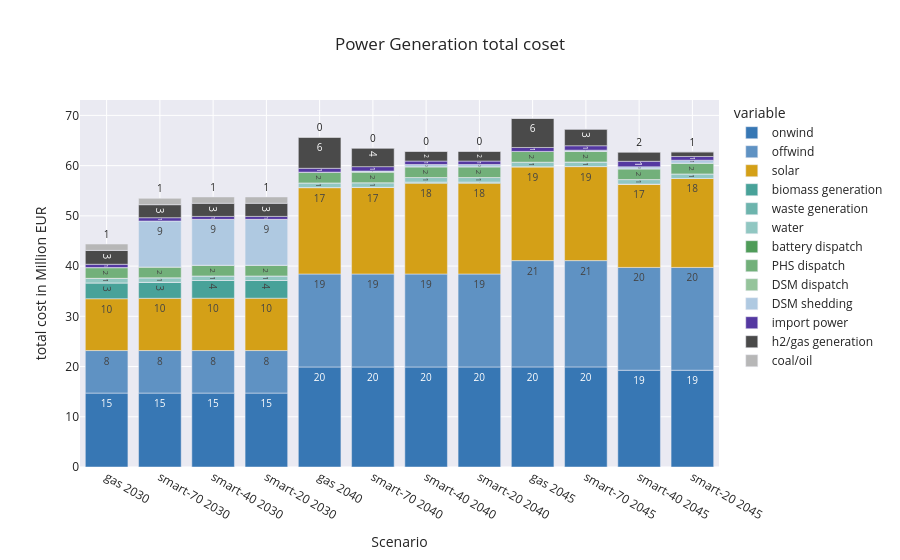

Source (notebook cell):
### Code cell
capital_df = pd.DataFrame()
for nkey, pea in peas.items():
  capital_s = pd.Series(0.00, index=pg_keys)
  for key in pg_keys:
    c_key = key

    p_unit = 'p'
    if key in p1_keys:
      p_unit = 'p1'
    if key in p0_keys:
      p_unit = 'p0'

    if key == 'c_pg_import':
      capital_s[key]  =  pea.get(ppv[c_key], type='import').total_cost(p_unit) / 1e9
    elif key == 'c_pg_inner_import':
      capital_s[key]  =  pea.get(ppv[c_key], type='inner').total_cost(p_unit) / 1e9
    else:
      capital_s[key]  = pea.get(ppv[c_key]).total_cost(p_unit) / 1e9
  capital_s = capital_s.rename(index= pp.map_name)
  
  capital_df[nkey] = capital_s


capital_df = capital_df.T
color_map = [pp.map_color[i] for i in pg_keys]


fig = px.bar(capital_df, color_discrete_map = pp.map_name_color, 
       title = "Power Generation total coset")
fig.update_traces(
    texttemplate='%{y:.0f}', 
    textposition='auto',
    # textfont=dict(size=10) 
    textfont_size=10
)
fig.update_xaxes(title_text='Scenario')
fig.update_yaxes(title_text='total cost in Million EUR')

### Figure 1 — Plotly figure (JSON) as saved in the notebook; plotly's stock layout.template omitted (floating-point values rounded to 4 significant figures)
{"data": [{"alignmentgroup": "True", "hovertemplate": "variable=onwind<br>index=%{x}<br>value=%{y}<extra></extra>", "legendgroup": "onwind", "marker": {"color": "#3777B4", "pattern": {"shape": ""}}, "name": "onwind", "offsetgroup": "onwind", "orientation": "v", "showlegend": true, "textfont": {"size": 10}, "textposition": "auto", "texttemplate": "%{y:.0f}", "type": "bar", "x": ["gas 2030", "smart-70 2030", "smart-40 2030", "smart-20 2030", "gas 2040", "smart-70 2040", "smart-40 2040", "smart-20 2040", "gas 2045", "smart-70 2045", "smart-40 2045", "smart-20 2045"], "xaxis": "x", "y": [14.72, 14.72, 14.72, 14.72, 19.91, 19.91, 19.91, 19.91, 19.93, 19.93, 19.26, 19.26], "yaxis": "y"}, {"alignmentgroup": "True", "hovertemplate": "variable=offwind<br>index=%{x}<br>value=%{y}<extra></extra>", "legendgroup": "offwind", "marker": {"color": "#5F92C3", "pattern": {"shape": ""}}, "name": "offwind", "offsetgroup": "offwind", "orientation": "v", "showlegend": true, "textfont": {"size": 10}, "textposition": "auto", "texttemplate": "%{y:.0f}", "type": "bar", "x": ["gas 2030", "smart-70 2030", "smart-40 2030", "smart-20 2030", "gas 2040", "smart-70 2040", "smart-40 2040", "smart-20 2040", "gas 2045", "smart-70 2045", "smart-40 2045", "smart-20 2045"], "xaxis": "x", "y": [8.467, 8.467, 8.467, 8.467, 18.51, 18.51, 18.51, 18.51, 21.16, 21.16, 20.47, 20.47], "yaxis": "y"}, {"alignmentgroup": "True", "hovertemplate": "variable=solar<br>index=%{x}<br>value=%{y}<extra></extra>", "legendgroup": "solar", "marker": {"color": "#d4a017", "pattern": {"shape": ""}}, "name": "solar", "offsetgroup": "solar", "orientation": "v", "showlegend": true, "textfont": {"size": 10}, "textposition": "auto", "texttemplate": "%{y:.0f}", "type": "bar", "x": ["gas 2030", "smart-70 2030", "smart-40 2030", "smart-20 2030", "gas 2040", "smart-70 2040", "smart-40 2040", "smart-20 2040", "gas 2045", "smart-70 2045", "smart-40 2045", "smart-20 2045"], "xaxis": "x", "y": [10.32, 10.4, 10.43, 10.43, 17.18, 17.21, 18.07, 18.07, 18.69, 18.73, 16.59, 17.71], "yaxis": "y"}, {"alignmentgroup": "True", "hovertemplate": "variable=biomass generation<br>index=%{x}<br>value=%{y}<extra></extra>", "legendgroup": "biomass generation", "marker": {"color": "#48A299", "pattern": {"shape": ""}}, "name": "biomass generation", "offsetgroup": "biomass generation", "orientation": "v", "showlegend": true, "textfont": {"size": 10}, "textposition": "auto", "texttemplate": "%{y:.0f}", "type": "bar", "x": ["gas 2030", "smart-70 2030", "smart-40 2030", "smart-20 2030", "gas 2040", "smart-70 2040", "smart-40 2040", "smart-20 2040", "gas 2045", "smart-70 2045", "smart-40 2045", "smart-20 2045"], "xaxis": "x", "y": [3.152, 3.175, 3.52, 3.52, 0.0466, 0.04551, 0.225, 0.225, 0, 0, 0, 0], "yaxis": "y"}, {"alignmentgroup": "True", "hovertemplate": "variable=waste generation<br>index=%{x}<br>value=%{y}<extra></extra>", "legendgroup": "waste generation", "marker": {"color": "#6DB4AD", "pattern": {"shape": ""}}, "name": "waste generation", "offsetgroup": "waste generation", "orientation": "v", "showlegend": true, "textfont": {"size": 10}, "textposition": "auto", "texttemplate": "%{y:.0f}", "type": "bar", "x": ["gas 2030", "smart-70 2030", "smart-40 2030", "smart-20 2030", "gas 2040", "smart-70 2040", "smart-40 2040", "smart-20 2040", "gas 2045", "smart-70 2045", "smart-40 2045", "smart-20 2045"], "xaxis": "x", "y": [0, 0, 0, 0, 0, 0, 0, 0, 0, 0, 0, 0], "yaxis": "y"}, {"alignmentgroup": "True", "hovertemplate": "variable=water<br>index=%{x}<br>value=%{y}<extra></extra>", "legendgroup": "water", "marker": {"color": "#91C7C2", "pattern": {"shape": ""}}, "name": "water", "offsetgroup": "water", "orientation": "v", "showlegend": true, "textfont": {"size": 10}, "textposition": "auto", "texttemplate": "%{y:.0f}", "type": "bar", "x": ["gas 2030", "smart-70 2030", "smart-40 2030", "smart-20 2030", "gas 2040", "smart-70 2040", "smart-40 2040", "smart-20 2040", "gas 2045", "smart-70 2045", "smart-40 2045", "smart-20 2045"], "xaxis": "x", "y": [0.9071, 0.9071, 0.9071, 0.9071, 0.9071, 0.9071, 0.9071, 0.9071, 0.9071, 0.9071, 0.9071, 0.9071], "yaxis": "y"}, {"alignmentgroup": "True", "hovertemplate": "variable=battery dispatch<br>index=%{x}<br>value=%{y}<extra></extra>", "legendgroup": "battery dispatch", "marker": {"color": "#4F9C59", "pattern": {"shape": ""}}, "name": "battery dispatch", "offsetgroup": "battery dispatch", "orientation": "v", "showlegend": true, "textfont": {"size": 10}, "textposition": "auto", "texttemplate": "%{y:.0f}", "type": "bar", "x": ["gas 2030", "smart-70 2030", "smart-40 2030", "smart-20 2030", "gas 2040", "smart-70 2040", "smart-40 2040", "smart-20 2040", "gas 2045", "smart-70 2045", "smart-40 2045", "smart-20 2045"], "xaxis": "x", "y": [0.0003203, 0.0002495, 0.0002427, 0.0002427, 0.0005309, 0.000564, 0.0006209, 0.0006209, 0.001115, 0.001181, 0.0007555, 0.0007611], "yaxis": "y"}, {"alignmentgroup": "True", "hovertemplate": "variable=PHS dispatch<br>index=%{x}<br>value=%{y}<extra></extra>", "legendgroup": "PHS dispatch", "marker": {"color": "#72B07A", "pattern": {"shape": ""}}, "name": "PHS dispatch", "offsetgroup": "PHS dispatch", "orientation": "v", "showlegend": true, "textfont": {"size": 10}, "textposition": "auto", "texttemplate": "%{y:.0f}", "type": "bar", "x": ["gas 2030", "smart-70 2030", "smart-40 2030", "smart-20 2030", "gas 2040", "smart-70 2040", "smart-40 2040", "smart-20 2040", "gas 2045", "smart-70 2045", "smart-40 2045", "smart-20 2045"], "xaxis": "x", "y": [2.14, 2.14, 2.14, 2.14, 2.14, 2.14, 2.14, 2.14, 2.14, 2.14, 2.14, 2.14], "yaxis": "y"}, {"alignmentgroup": "True", "hovertemplate": "variable=DSM dispatch<br>index=%{x}<br>value=%{y}<extra></extra>", "legendgroup": "DSM dispatch", "marker": {"color": "#95C49B", "pattern": {"shape": ""}}, "name": "DSM dispatch", "offsetgroup": "DSM dispatch", "orientation": "v", "showlegend": true, "textfont": {"size": 10}, "textposition": "auto", "texttemplate": "%{y:.0f}", "type": "bar", "x": ["gas 2030", "smart-70 2030", "smart-40 2030", "smart-20 2030", "gas 2040", "smart-70 2040", "smart-40 2040", "smart-20 2040", "gas 2045", "smart-70 2045", "smart-40 2045", "smart-20 2045"], "xaxis": "x", "y": [0, 9.609e-05, 9.271e-05, 9.271e-05, 0, 0.0001742, 0.0001879, 0.0001879, 0, 0.0002047, 0.0001958, 0.0002036], "yaxis": "y"}, {"alignmentgroup": "True", "hovertemplate": "variable=DSM shedding<br>index=%{x}<br>value=%{y}<extra></extra>", "legendgroup": "DSM shedding", "marker": {"color": "#AFC9E1", "pattern": {"shape": ""}}, "name": "DSM shedding", "offsetgroup": "DSM shedding", "orientation": "v", "showlegend": true, "textfont": {"size": 10}, "textposition": "auto", "texttemplate": "%{y:.0f}", "type": "bar", "x": ["gas 2030", "smart-70 2030", "smart-40 2030", "smart-20 2030", "gas 2040", "smart-70 2040", "smart-40 2040", "smart-20 2040", "gas 2045", "smart-70 2045", "smart-40 2045", "smart-20 2045"], "xaxis": "x", "y": [0, 9.159, 9.124, 9.124, 0, 0.1863, 0.4436, 0.4436, 0, 0.2142, 0.3881, 0.5833], "yaxis": "y"}, {"alignmentgroup": "True", "hovertemplate": "variable=import power<br>index=%{x}<br>value=%{y}<extra></extra>", "legendgroup": "import power", "marker": {"color": "#5438A1", "pattern": {"shape": ""}}, "name": "import power", "offsetgroup": "import power", "orientation": "v", "showlegend": true, "textfont": {"size": 10}, "textposition": "auto", "texttemplate": "%{y:.0f}", "type": "bar", "x": ["gas 2030", "smart-70 2030", "smart-40 2030", "smart-20 2030", "gas 2040", "smart-70 2040", "smart-40 2040", "smart-20 2040", "gas 2045", "smart-70 2045", "smart-40 2045", "smart-20 2045"], "xaxis": "x", "y": [0.661, 0.6642, 0.5905, 0.5905, 0.7687, 0.8807, 0.6941, 0.6941, 0.7839, 0.8808, 1.105, 0.7463], "yaxis": "y"}, {"alignmentgroup": "True", "hovertemplate": "variable=h2/gas generation<br>index=%{x}<br>value=%{y}<extra></extra>", "legendgroup": "h2/gas generation", "marker": {"color": "#4A4A4A", "pattern": {"shape": ""}}, "name": "h2/gas generation", "offsetgroup": "h2/gas generation", "orientation": "v", "showlegend": true, "textfont": {"size": 10}, "textposition": "auto", "texttemplate": "%{y:.0f}", "type": "bar", "x": ["gas 2030", "smart-70 2030", "smart-40 2030", "smart-20 2030", "gas 2040", "smart-70 2040", "smart-40 2040", "smart-20 2040", "gas 2045", "smart-70 2045", "smart-40 2045", "smart-20 2045"], "xaxis": "x", "y": [2.762, 2.588, 2.604, 2.604, 6.199, 3.695, 1.954, 1.954, 5.798, 3.309, 1.849, 0.9258], "yaxis": "y"}, {"alignmentgroup": "True", "hovertemplate": "variable=coal/oil<br>index=%{x}<br>value=%{y}<extra></extra>", "legendgroup": "coal/oil", "marker": {"color": "#B7B7B7", "pattern": {"shape": ""}}, "name": "coal/oil", "offsetgroup": "coal/oil", "orientation": "v", "showlegend": true, "textfont": {"size": 10}, "textposition": "auto", "texttemplate": "%{y:.0f}", "type": "bar", "x": ["gas 2030", "smart-70 2030", "smart-40 2030", "smart-20 2030", "gas 2040", "smart-70 2040", "smart-40 2040", "smart-20 2040", "gas 2045", "smart-70 2045", "smart-40 2045", "smart-20 2045"], "xaxis": "x", "y": [1.266, 1.266, 1.267, 1.267, 0.02547, 0.02546, 0.02561, 0.02561, 0, 0, 0, 0], "yaxis": "y"}], "layout": {"barmode": "relative", "legend": {"title": {"text": "variable"}, "tracegroupgap": 0}, "title": {"text": "Power Generation total coset"}, "xaxis": {"anchor": "y", "domain": [0, 1], "title": {"text": "Scenario"}}, "yaxis": {"anchor": "x", "domain": [0, 1], "title": {"text": "total cost in Million EUR"}}}}
